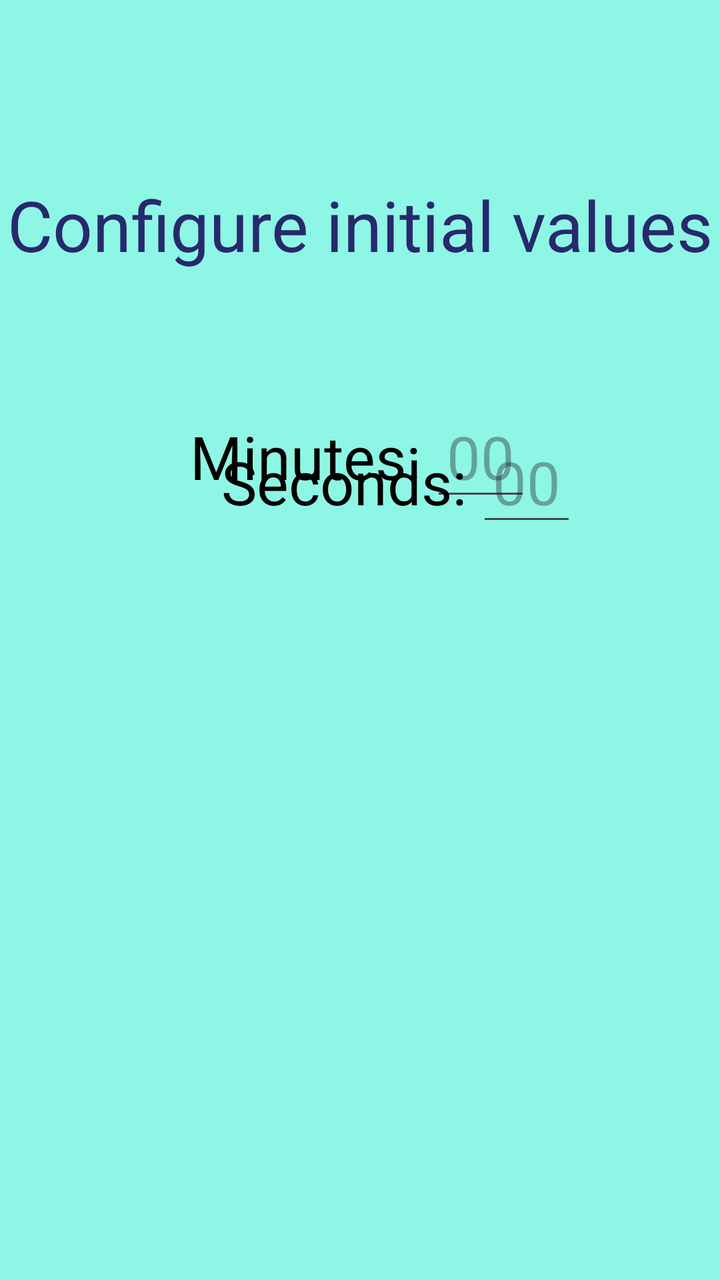
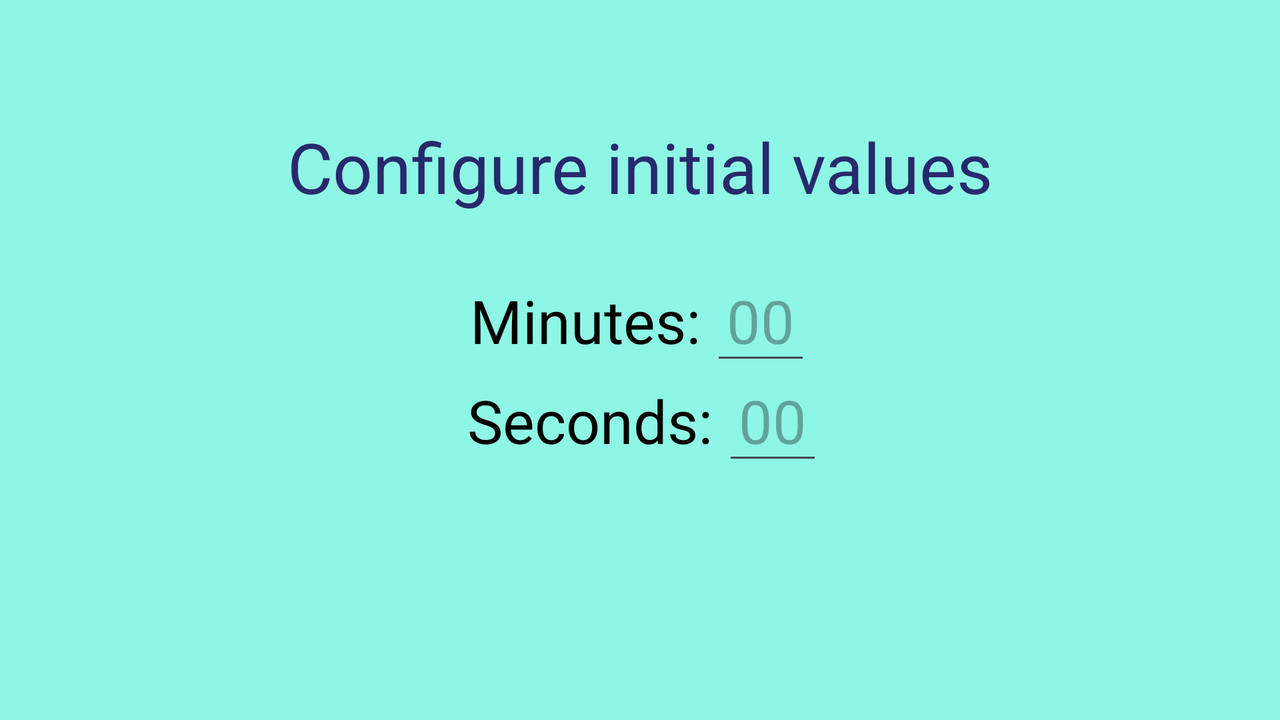

The same Android screen from two of the app's own layout files: first res/layout/ as a phone draws it, then the repository's variant for another configuration, drawn on a device whose configuration selects that folder. Both files follow.
<!-- AndroidManifest.xml: application theme Theme.Minutnik -->
<!-- res/layout/fragment_config.xml -->
<?xml version="1.0" encoding="utf-8"?>
<androidx.constraintlayout.widget.ConstraintLayout xmlns:android="http://schemas.android.com/apk/res/android"
    xmlns:app="http://schemas.android.com/apk/res-auto"
    xmlns:tools="http://schemas.android.com/tools"
    android:layout_width="match_parent"
    android:layout_height="match_parent"
    tools:context=".FragmentConfig"
    android:background="@color/background"
    >


    <TextView
        android:layout_width="wrap_content"
        android:layout_height="wrap_content"
        android:layout_marginStart="30dp"
        android:layout_marginTop="89dp"
        android:layout_marginEnd="30dp"
        android:text="@string/config"
        android:textAlignment="center"
        android:textSize="35sp"
        app:layout_constraintEnd_toEndOf="parent"
        app:layout_constraintStart_toStartOf="parent"
        app:layout_constraintTop_toTopOf="parent"
        android:textColor="@color/blue"
        />

    <LinearLayout
        android:id="@+id/linearLayout2"
        android:layout_width="wrap_content"
        android:layout_height="wrap_content"

        android:layout_marginStart="123dp"
        android:layout_marginTop="198dp"
        android:layout_marginEnd="123dp"
        app:layout_constraintEnd_toEndOf="parent"
        app:layout_constraintStart_toStartOf="parent"
        app:layout_constraintTop_toTopOf="parent">

        <TextView
            android:layout_width="wrap_content"
            android:layout_height="wrap_content"
            android:text="@string/min"
            android:textSize="30sp"
            android:layout_marginEnd="5dp"
            android:textColor="@color/black"/>

        <EditText
            android:id="@+id/minutes"
            android:layout_width="50dp"
            android:layout_height="wrap_content"
            android:autofillHints="0"
            android:hint="@string/value"
            android:inputType="number"
            android:maxLength="2"
            android:textSize="30sp"
            android:textAlignment="center"
            android:textColor="@color/black"/>
    </LinearLayout>

    <LinearLayout
        android:id="@+id/linearLayout"
        android:layout_width="wrap_content"
        android:layout_height="wrap_content"

        android:layout_marginStart="120dp"
        android:layout_marginEnd="115dp"
        android:layout_marginBottom="372dp"
        app:layout_constraintBottom_toBottomOf="parent"
        app:layout_constraintEnd_toEndOf="parent"
        app:layout_constraintHorizontal_bias="0.181"
        app:layout_constraintStart_toStartOf="parent">

        <TextView
            android:layout_width="wrap_content"
            android:layout_height="wrap_content"
            android:layout_marginEnd="5dp"
            android:text="@string/sec"
            android:textSize="30sp"
            android:textColor="@color/black"/>

        <EditText
            android:id="@+id/seconds"
            android:layout_width="50dp"
            android:layout_height="wrap_content"
            android:autofillHints="0"
            android:hint="@string/value"
            android:inputType="number"
            android:maxLength="2"
            android:textSize="30sp"
            android:textAlignment="center"
            android:textColor="@color/black"
            />

    </LinearLayout>


</androidx.constraintlayout.widget.ConstraintLayout>
<!-- resources referenced by this layout -->
<resources>
  <color name="background">#8ef6e4</color>
  <color name="black">#FF000000</color>
  <color name="blue">#27296d</color>
  <string name="config">Configure initial values</string>
  <string name="min">Minutes: </string>
  <string name="sec">Seconds: </string>
  <string name="value">00</string>
  <style name="Theme.Minutnik" parent="Base.Theme.Minutnik" />
  <style name="Base.Theme.Minutnik" parent="Theme.Material3.DayNight.NoActionBar">
          
          
      </style>
</resources>
<!-- res/layout-land/fragment_config.xml (the repository's variant of the layout above) -->
<!-- drawn on the phone turned sideways -->
<?xml version="1.0" encoding="utf-8"?>
<androidx.constraintlayout.widget.ConstraintLayout xmlns:android="http://schemas.android.com/apk/res/android"
    xmlns:app="http://schemas.android.com/apk/res-auto"
    xmlns:tools="http://schemas.android.com/tools"
    android:layout_width="match_parent"
    android:layout_height="match_parent"
    tools:context=".FragmentConfig"
    android:background="@color/background"
    >


    <TextView
        android:layout_width="wrap_content"
        android:layout_height="wrap_content"
        android:layout_marginStart="30dp"
        android:layout_marginTop="60dp"
        android:layout_marginEnd="30dp"
        android:text="@string/config"
        android:textAlignment="center"
        android:textSize="35sp"
        app:layout_constraintEnd_toEndOf="parent"
        app:layout_constraintStart_toStartOf="parent"
        app:layout_constraintTop_toTopOf="parent"
        android:textColor="@color/blue"
        />

    <LinearLayout
        android:id="@+id/linearLayout2"
        android:layout_width="wrap_content"
        android:layout_height="wrap_content"

        android:layout_marginStart="123dp"
        android:layout_marginTop="130dp"
        android:layout_marginEnd="123dp"
        app:layout_constraintEnd_toEndOf="parent"
        app:layout_constraintStart_toStartOf="parent"
        app:layout_constraintTop_toTopOf="parent">

        <TextView
            android:layout_width="wrap_content"
            android:layout_height="wrap_content"
            android:text="@string/min"
            android:textSize="30sp"
            android:layout_marginEnd="5dp"
            android:textColor="@color/black"/>

        <EditText
            android:id="@+id/minutes"
            android:layout_width="50dp"
            android:layout_height="wrap_content"
            android:autofillHints="0"
            android:hint="@string/value"
            android:inputType="number"
            android:maxLength="2"
            android:textSize="30sp"
            android:textAlignment="center"
            android:textColor="@color/black"/>
    </LinearLayout>

    <LinearLayout
        android:id="@+id/linearLayout"
        android:layout_width="wrap_content"
        android:layout_height="wrap_content"

        android:layout_marginStart="120dp"
        android:layout_marginTop="180dp"


        android:layout_marginEnd="115dp"
        app:layout_constraintEnd_toEndOf="parent"
        app:layout_constraintStart_toStartOf="parent"
        app:layout_constraintTop_toTopOf="parent">


        <TextView
            android:layout_width="wrap_content"
            android:layout_height="wrap_content"
            android:layout_marginEnd="5dp"
            android:text="@string/sec"
            android:textColor="@color/black"
            android:textSize="30sp" />

        <EditText
            android:id="@+id/seconds"
            android:layout_width="50dp"
            android:layout_height="wrap_content"
            android:autofillHints="0"
            android:hint="@string/value"
            android:inputType="number"
            android:maxLength="2"
            android:textAlignment="center"
            android:textColor="@color/black"
            android:textSize="30sp" />

    </LinearLayout>


</androidx.constraintlayout.widget.ConstraintLayout>
